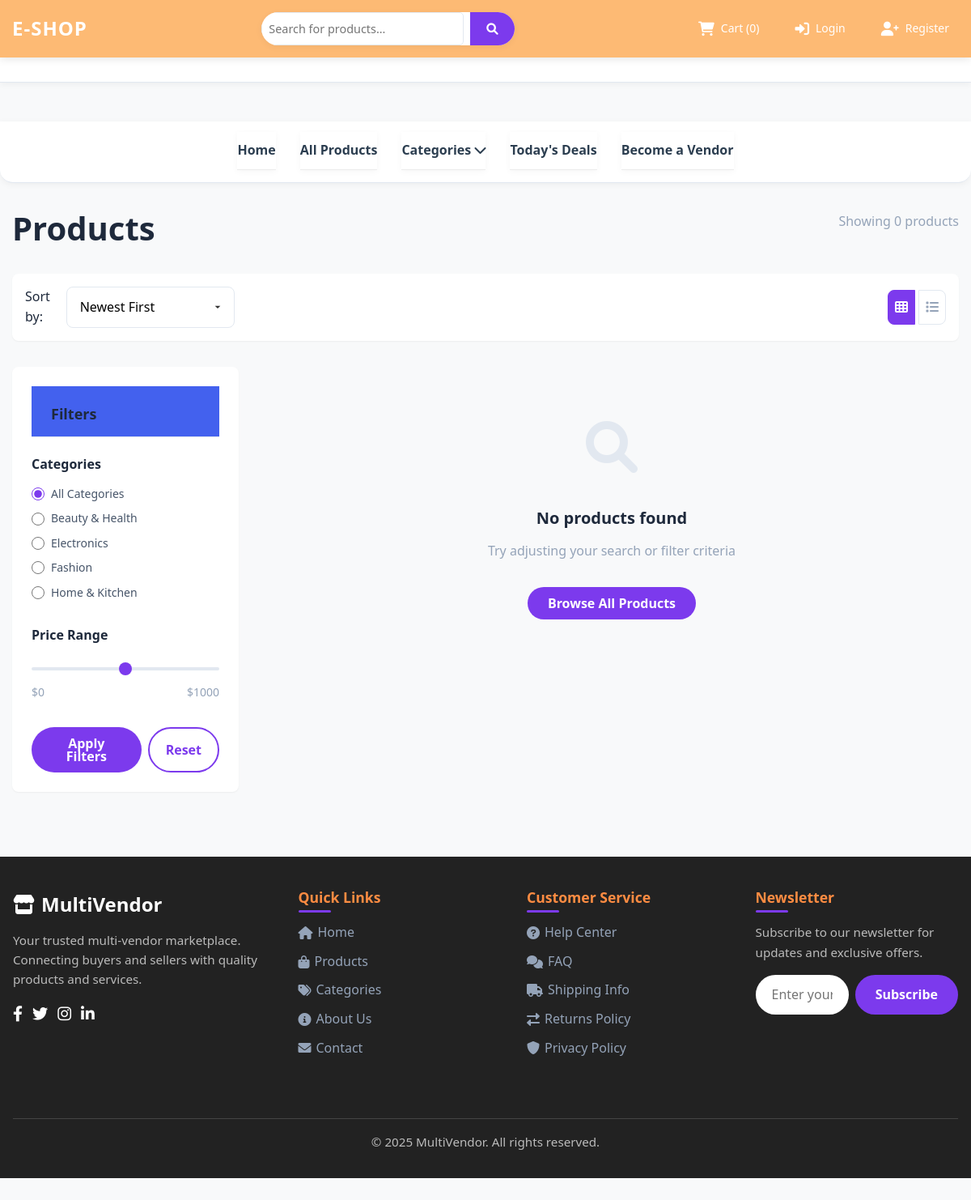
Screenshot of /pages/products.php with the database file from the repository.
### tables this page shows
CREATE TABLE categories (
    id INT AUTO_INCREMENT PRIMARY KEY,
    name VARCHAR(50) NOT NULL,
    slug VARCHAR(60) NOT NULL UNIQUE,
    description TEXT,
    image VARCHAR(255),
    parent_id INT DEFAULT NULL,
    created_at TIMESTAMP DEFAULT CURRENT_TIMESTAMP,
    updated_at TIMESTAMP DEFAULT CURRENT_TIMESTAMP ON UPDATE CURRENT_TIMESTAMP,
    FOREIGN KEY (parent_id) REFERENCES categories(id) ON DELETE SET NULL
);

### pages/products.php (the view, shortened to what this page needs)
<?php
$category_filter = isset($_GET['category']) ? $_GET['category'] : '';
$database = new Database();
$db = $database->getConnection();
$query = "SELECT p.*, v.business_name, c.name as category_name
          FROM products p
          JOIN vendors v ON p.vendor_id = v.id
          JOIN categories c ON p.category_id = c.id
          WHERE p.status = 'active'";
$query .= " ORDER BY p.created_at DESC";
$stmt = $db->prepare($query);
$stmt->execute();
$products = $stmt->fetchAll(PDO::FETCH_ASSOC);
$category_query = "SELECT id, name, slug FROM categories WHERE parent_id IS NULL ORDER BY name";
$category_stmt = $db->prepare($category_query);
$category_stmt->execute();
$categories = $category_stmt->fetchAll(PDO::FETCH_ASSOC);
$page_title = "Products";
require_once '../includes/header.php';
echo '<link rel="stylesheet" href="' . BASE_URL . 'assets/css/pages/products.css">';
?>
<nav class="main-nav customer-nav">
    <div class="container">
        <ul class="nav-menu">
            <li><a href="<?php echo BASE_URL; ?>pages/home.php">Home</a></li>
            <li><a href="<?php echo BASE_URL; ?>pages/products.php">All Products</a></li>
            <li class="dropdown">
                <a href="#">Categories <i class="fas fa-chevron-down"></i></a>
            </li>
            <li><a href="#">Today's Deals</a></li>
            <li><a href="<?php echo BASE_URL; ?>pages/login.php?type=vendor">Become a Vendor</a></li>
        </ul>
    </div>
</nav>
<div class="products-page">
    <div class="container">
        <div class="products-header">
            <h1 class="products-title"><?php echo $page_title; ?></h1>
            <p class="products-meta">Showing <?php echo count($products); ?> products</p>
        </div>
        <div class="products-toolbar">
            <div class="products-sort">
                <label>Sort by:</label>
                <select class="form-select">
                    <option value="newest">Newest First</option>
                </select>
            </div>
            <div class="products-view-options">
                <button class="view-option active" data-view="grid">
                    <i class="fas fa-th"></i>
                </button>
                <button class="view-option" data-view="list">
                    <i class="fas fa-list"></i>
                </button>
            </div>
        </div>
        <div class="products-layout">
            <div class="products-sidebar">
                <div class="sidebar-header">
                    <h3>Filters</h3>
                </div>
                <div class="filter-section">
                    <h4 class="filter-section-title">Categories</h4>
                    <div class="filter-options">
                        <div class="filter-option">
                            <input type="radio" id="category-all" name="category" value="" checked>
                            <label for="category-all">All Categories</label>
                        </div>
                        <?php foreach ($categories as $category): ?>
                        <div class="filter-option">
                            <input type="radio" id="category-<?php echo $category['id']; ?>" name="category" value="<?php echo $category['slug']; ?>" <?php echo $category_filter == $category['slug'] ? 'checked' : ''; ?>>
                            <label for="category-<?php echo $category['id']; ?>"><?php echo $category['name']; ?></label>
                        </div>
                        <?php endforeach; ?>
                    </div>
                </div>
                <div class="filter-section">
                    <h4 class="filter-section-title">Price Range</h4>
                    <div class="filter-price">
                        <input type="range" class="price-range" min="0" max="1000" step="10">
                        <div class="price-values">
                            <span>$0</span>
                            <span>$1000</span>
                        </div>
                    </div>
                </div>
                <div class="filter-actions">
                    <button class="btn btn-primary">Apply Filters</button>
                    <button class="btn btn-outline">Reset</button>
                </div>
            </div>
            <div class="products-main">
                <?php if (!empty($products)): ?>
                    <div class="products-grid-view" id="products-view">
                        <?php foreach ($products as $product): ?>
                            <div class="product-card">
                                <div class="product-image-container">
                                    <img src="../assets/images/products/<?php echo !empty($product['images']) ? explode(',', $product['images'])[0] : 'default.jpg'; ?>" alt="<?php echo htmlspecialchars($product['name']); ?>" class="product-image">
                                    <div class="product-overlay">
                                        <button class="quick-view-btn">Quick View</button>
                                        <button class="wishlist-btn">
                                            <i class="far fa-heart"></i>
                                        </button>
                                    </div>
                                    <?php if ($product['is_featured']): ?>
                                        <div class="product-badge">Featured</div>
                                    <?php endif; ?>
                                </div>
                                <div class="product-info">
                                    <h3 class="product-title">
                                        <a href="product-detail.php?id=<?php echo $product['id']; ?>"><?php echo htmlspecialchars($product['name']); ?></a>
                                    </h3>
                                    <div class="product-price">
                                        $<?php echo number_format($product['price'], 2); ?>
                                        <?php if ($product['compare_price']): ?>
                                            <span class="product-old-price">$<?php echo number_format($product['compare_price'], 2); ?></span>
                                        <?php endif; ?>
                                    </div>
                                    <div class="product-vendor">By: <?php echo htmlspecialchars($product['business_name']); ?></div>
                                    <div class="product-category">Category: <?php echo htmlspecialchars($product['category_name']); ?></div>
                                    <div class="product-rating">
                                        <?php
                                        $rating = rand(3, 5);
                                        for ($i = 0; $i < 5; $i++) {
                                            if ($i < $rating) {
                                                echo '<i class="fas fa-star"></i>';
                                            } else {
                                                echo '<i class="far fa-star"></i>';
                                            }
                                        }
                                        ?>
                                        <span>(<?php echo rand(10, 300); ?>)</span>
                                    </div>
                                    <button class="add-to-cart-btn">Add to Cart</button>
                                </div>
                            </div>
                        <?php endforeach; ?>
                    </div>
                    <div class="pagination">
                        <a href="#" class="pagination-item disabled">&laquo;</a>
                        <a href="#" class="pagination-item active">1</a>
                        <a href="#" class="pagination-item">2</a>
                        <a href="#" class="pagination-item">3</a>
                        <a href="#" class="pagination-item">&raquo;</a>
                    </div>
                <?php else: ?>
                    <div class="products-empty">
                        <div class="products-empty-icon">
                            <i class="fas fa-search"></i>
                        </div>
                        <h3 class="products-empty-title">No products found</h3>
                        <p class="products-empty-text">Try adjusting your search or filter criteria</p>
                        <a href="<?php echo BASE_URL; ?>pages/products.php" class="btn btn-primary">Browse All Products</a>
                    </div>
                <?php endif; ?>
            </div>
        </div>
    </div>
</div>
<?php
require_once '../includes/footer.php';
?>

### assets/css/style.css (style rules this page uses)
* { margin: 0; padding: 0; box-sizing: border-box; }
body { font-family: 'Segoe UI', Tahoma, Geneva, Verdana, sans-serif; line-height: 1.6; color: #333; background-color: #f8f9fa; }
.container { width: 100%; max-width: 1200px; margin: 0 auto; padding: 0 15px; }

### assets/css/pages/products.css (style rules this page uses)
.products-page { padding: var(--spacing-xl) 0; min-height: 80vh; }
.products-header { display: flex; justify-content: space-between; align-items: center; margin-bottom: var(--spacing-xl); flex-wrap: wrap; gap: var(--spacing-md); }
.products-title { font-size: 2.5rem; font-weight: 700; color: var(--text-primary); margin-bottom: 0; }
.products-meta { color: var(--text-light); font-size: var(--font-size-md); }
.products-toolbar { display: flex; align-items: center; gap: var(--spacing-md); margin-bottom: var(--spacing-xl); flex-wrap: wrap; padding: var(--spacing-md); background: var(--bg-white); border-radius: var(--border-radius); box-shadow: var(--shadow-sm); }
.products-sort { display: flex; align-items: center; gap: var(--spacing-sm); }
.products-sort label { font-weight: 500; color: var(--text-primary); }
.products-view-options { display: flex; align-items: center; gap: var(--spacing-xs); margin-left: auto; }
.view-option { padding: var(--spacing-sm); border: 1px solid var(--border-color); background: var(--bg-white); cursor: pointer; transition: all var(--transition-fast); color: var(--text-light); }
.view-option:first-child { border-radius: var(--border-radius) 0 0 var(--border-radius); }
.view-option:last-child { border-radius: 0 var(--border-radius) var(--border-radius) 0; }
.view-option.active { background: var(--primary-color); border-color: var(--primary-color); color: var(--text-white); }
.products-layout { display: grid; grid-template-columns: 280px 1fr; gap: var(--spacing-xl); }
.products-sidebar { background: var(--bg-white); border-radius: var(--border-radius); padding: var(--spacing-lg); box-shadow: var(--shadow-sm); height: fit-content; position: sticky; top: 100px; }
.sidebar-header { display: flex; justify-content: space-between; align-items: center; margin-bottom: var(--spacing-lg); padding-bottom: var(--spacing-md); border-bottom: 1px solid var(--border-color); }
.sidebar-header h3 { margin-bottom: 0; font-size: var(--font-size-lg); }
.filter-section { margin-bottom: var(--spacing-xl); }
.filter-section-title { font-size: var(--font-size-md); font-weight: 600; margin-bottom: var(--spacing-md); color: var(--text-primary); }
.filter-options { display: flex; flex-direction: column; gap: var(--spacing-sm); }
.filter-option { display: flex; align-items: center; gap: var(--spacing-sm); }
.filter-option input { width: 16px; height: 16px; accent-color: var(--primary-color); }
.filter-option label { font-size: var(--font-size-sm); color: var(--text-secondary); cursor: pointer; transition: color var(--transition-fast); }
.filter-price { margin-top: var(--spacing-md); }
.price-range { width: 100%; height: 4px; background: var(--border-color); border-radius: 2px; outline: none; -webkit-appearance: none; }
.price-values { display: flex; justify-content: space-between; margin-top: var(--spacing-sm); font-size: var(--font-size-sm); color: var(--text-light); }
.filter-actions { display: flex; gap: var(--spacing-sm); margin-top: var(--spacing-lg); }
.products-main { min-height: 500px; }
.products-empty { text-align: center; padding: var(--spacing-xxl); color: var(--text-light); }
.products-empty-icon { font-size: 4rem; color: var(--border-color); margin-bottom: var(--spacing-lg); }
.products-empty-title { font-size: var(--font-size-xl); margin-bottom: var(--spacing-md); color: var(--text-primary); }
.products-empty-text { margin-bottom: var(--spacing-xl); font-size: var(--font-size-md); }

### assets/css/pages/admin-header.css (style rules this page uses)
.sidebar-header { padding: 24px; display: flex; align-items: center; justify-content: flex-start; border-bottom: 1px solid rgba(255,255,255,0.07); background: var(--primary); }

### assets/css/pages/admin-login.css (style rules this page uses)
.btn { display: inline-block; padding: 14px 20px; background: var(--primary, #3B82F6); color: white; border: none; border-radius: 8px; font-size: 16px; font-weight: 600; cursor: pointer; transition: background 0.3s ease, transform 0.2s ease; text-align: center; }

### assets/css/pages/admin-settings.css (style rules this page uses)
.btn-primary { background: var(--primary, #007bff); color: #fff; border: none; border-radius: 7px; padding: 12px 24px; font-weight: 600; cursor: pointer; font-size: 1.1rem; transition: background 0.2s; }

### assets/css/layout/grid.css (style rules this page uses)
.container { width: 100%; max-width: 1200px; margin: 0 auto; padding: 0 var(--spacing-md); }

### rows the page displays
categories: slug "☐ Beauty & Health", name "Beauty & Health"
categories: slug "☐ Electronics", name "Electronics"
categories: slug "☐ Fashion", name "Fashion"
categories: slug "☐ Home & Kitchen", name "Home & Kitchen"

### other values shown
$page_title "Products"
count($products) "0"
SITE_NAME "MultiVendor"
